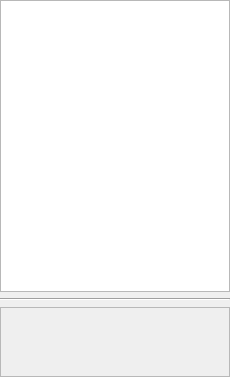
<?xml version="1.0" encoding="UTF-8"?>
<ui version="4.0">
 <class>RSSWidget</class>
 <widget class="QWidget" name="RSSWidget">
  <property name="geometry">
   <rect>
    <x>0</x>
    <y>0</y>
    <width>230</width>
    <height>377</height>
   </rect>
  </property>
  <property name="windowTitle">
   <string>Form</string>
  </property>
  <layout class="QGridLayout" name="gridLayout" rowstretch="1,0,0">
   <property name="margin">
    <number>0</number>
   </property>
   <item row="0" column="0">
    <widget class="QTreeView" name="treeView"/>
   </item>
   <item row="2" column="0">
    <widget class="QScrollArea" name="scrollArea">
     <property name="widgetResizable">
      <bool>true</bool>
     </property>
     <widget class="QWidget" name="scrollAreaWidgetContents">
      <property name="geometry">
       <rect>
        <x>0</x>
        <y>0</y>
        <width>226</width>
        <height>79</height>
       </rect>
      </property>
     </widget>
    </widget>
   </item>
   <item row="1" column="0">
    <widget class="Line" name="line">
     <property name="orientation">
      <enum>Qt::Horizontal</enum>
     </property>
    </widget>
   </item>
  </layout>
 </widget>
 <resources/>
 <connections/>
</ui>
